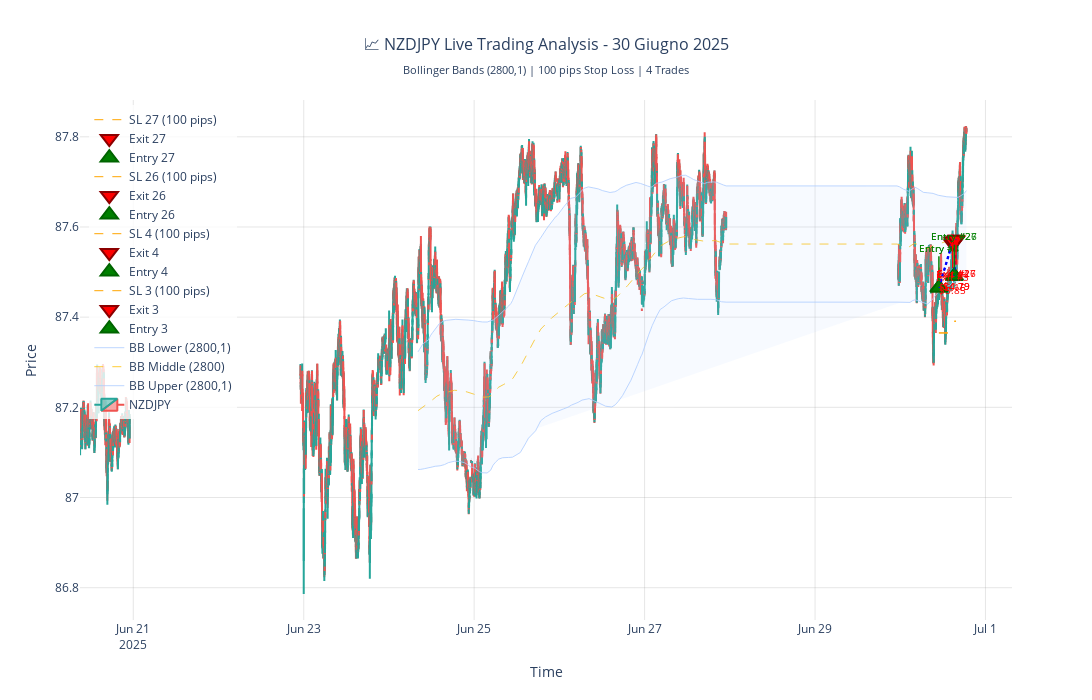

Write notebook code for a chart like this one.
### Code cell
# Creo il grafico interattivo completo
fig = go.Figure()

# 1. Candlestick chart
fig.add_trace(go.Candlestick(
    x=df_bars['datetime'],
    open=df_bars['open'],
    high=df_bars['high'],
    low=df_bars['low'],
    close=df_bars['close'],
    name='NZDJPY',
    increasing_line_color='#26a69a',
    decreasing_line_color='#ef5350'
))

# 2. Bande di Bollinger (solo dove sono valide)
valid_bb = df_bars.dropna(subset=['bb_middle'])

if len(valid_bb) > 0:
    # Banda superiore
    fig.add_trace(go.Scatter(
        x=valid_bb['datetime'],
        y=valid_bb['bb_upper'],
        mode='lines',
        name='BB Upper (2800,1)',
        line=dict(color='rgba(173, 204, 255, 0.8)', width=1),
        hovertemplate='BB Upper: %{y:.5f}<extra></extra>'
    ))
    
    # Banda centrale (media mobile)
    fig.add_trace(go.Scatter(
        x=valid_bb['datetime'],
        y=valid_bb['bb_middle'],
        mode='lines',
        name='BB Middle (2800)',
        line=dict(color='rgba(255, 193, 7, 0.8)', width=1, dash='dash'),
        hovertemplate='BB Middle: %{y:.5f}<extra></extra>'
    ))
    
    # Banda inferiore
    fig.add_trace(go.Scatter(
        x=valid_bb['datetime'],
        y=valid_bb['bb_lower'],
        mode='lines',
        name='BB Lower (2800,1)',
        line=dict(color='rgba(173, 204, 255, 0.8)', width=1),
        hovertemplate='BB Lower: %{y:.5f}<extra></extra>'
    ))
    
    # Area tra le bande
    fig.add_trace(go.Scatter(
        x=valid_bb['datetime'].tolist() + valid_bb['datetime'].tolist()[::-1],
        y=valid_bb['bb_upper'].tolist() + valid_bb['bb_lower'].tolist()[::-1],
        fill='tonexty',
        fillcolor='rgba(173, 204, 255, 0.1)',
        line=dict(color='rgba(255,255,255,0)'),
        name='BB Band',
        showlegend=False,
        hoverinfo='skip'
    ))

# 3. Punti di entrata (BUY)
for idx, row in df_nzdjpy.iterrows():
    fig.add_trace(go.Scatter(
        x=[row['entry_time']],
        y=[row['Price']],
        mode='markers',
        name=f'Entry {idx}',
        marker=dict(
            symbol='triangle-up',
            size=15,
            color='green',
            line=dict(width=2, color='darkgreen')
        ),
        hovertemplate=f'<b>ENTRY {idx}</b><br>' +
                     f'Time: %{{x}}<br>' +
                     f'Price: %{{y:.5f}}<br>' +
                     f'Type: BUY<br>' +
                     f'Volume: {row["Volume"]} lots<extra></extra>'
    ))
    
    # 4. Punti di uscita
    fig.add_trace(go.Scatter(
        x=[row['exit_time']],
        y=[row['Price.1']],
        mode='markers',
        name=f'Exit {idx}',
        marker=dict(
            symbol='triangle-down',
            size=15,
            color='red',
            line=dict(width=2, color='darkred')
        ),
        hovertemplate=f'<b>EXIT {idx}</b><br>' +
                     f'Time: %{{x}}<br>' +
                     f'Price: %{{y:.5f}}<br>' +
                     f'Profit: ${row["Profit"]:.2f}<extra></extra>'
    ))
    
    # 5. Linea di connessione entry-exit
    fig.add_trace(go.Scatter(
        x=[row['entry_time'], row['exit_time']],
        y=[row['Price'], row['Price.1']],
        mode='lines',
        name=f'Trade {idx}',
        line=dict(
            color='blue' if row['Profit'] > 0 else 'red',
            width=2,
            dash='dot'
        ),
        hoverinfo='skip',
        showlegend=False
    ))
    
    # 6. Stop Loss line (100 pips)
    fig.add_trace(go.Scatter(
        x=[row['entry_time'], row['exit_time']],
        y=[row['calculated_sl'], row['calculated_sl']],
        mode='lines',
        name=f'SL {idx} (100 pips)',
        line=dict(
            color='orange',
            width=1,
            dash='dash'
        ),
        hovertemplate=f'<b>STOP LOSS {idx}</b><br>' +
                     f'Level: %{{y:.5f}}<br>' +
                     f'Distance: 100 pips<extra></extra>'
    ))

# Layout del grafico
fig.update_layout(
    title={
        'text': '📈 NZDJPY Live Trading Analysis - 30 Giugno 2025<br>' +
                '<sub>Bollinger Bands (2800,1) | 100 pips Stop Loss | 4 Trades</sub>',
        'x': 0.5,
        'font': {'size': 16}
    },
    xaxis_title='Time',
    yaxis_title='Price',
    xaxis=dict(
        type='date',
        rangeslider=dict(visible=False),
        showgrid=True,
        gridcolor='rgba(128,128,128,0.2)'
    ),
    yaxis=dict(
        showgrid=True,
        gridcolor='rgba(128,128,128,0.2)',
        fixedrange=False
    ),
    template='plotly_white',
    hovermode='x unified',
    width=1200,
    height=700,
    showlegend=True,
    legend=dict(
        yanchor="top",
        y=0.99,
        xanchor="left",
        x=0.01,
        bgcolor="rgba(255,255,255,0.8)"
    )
)

# Aggiungo annotazioni per i trade
annotations = []
for idx, row in df_nzdjpy.iterrows():
    # Annotazione per entry
    annotations.append(dict(
        x=row['entry_time'],
        y=row['Price'],
        text=f"Entry #{idx}",
        showarrow=True,
        arrowhead=2,
        arrowcolor="green",
        ax=0,
        ay=-40,
        font=dict(color="green", size=10)
    ))
    
    # Annotazione per exit con profit
    annotations.append(dict(
        x=row['exit_time'],
        y=row['Price.1'],
        text=f"Exit #{idx}<br>${row['Profit']:.2f}",
        showarrow=True,
        arrowhead=2,
        arrowcolor="red",
        ax=0,
        ay=40,
        font=dict(color="red", size=10)
    ))

fig.update_layout(annotations=annotations)

# Mostro il grafico
fig.show()

print("🎯 GRAFICO INTERATTIVO COMPLETATO!")
print("📊 Elementi visualizzati:")
print("   ✅ Candlestick NZDJPY")
print("   ✅ Bande di Bollinger (2800, 1)")
print("   ✅ 4 Trade entries (triangoli verdi)")
print("   ✅ 4 Trade exits (triangoli rossi)")
print("   ✅ Linee di connessione trade")
print("   ✅ Stop Loss levels (100 pips)")
print("   ✅ Annotazioni con profitti")

### Figure 1 — Plotly figure (JSON) as saved in the notebook; plotly's stock layout.template omitted (floating-point values rounded to 4 significant figures; data arrays with more than 128 entries replaced by an {"elided": "..."} marker saying what was removed)
{"data": [{"close": {"elided": "9084 float values"}, "decreasing": {"line": {"color": "#ef5350"}}, "high": {"elided": "9084 float values"}, "increasing": {"line": {"color": "#26a69a"}}, "low": {"elided": "9084 float values"}, "name": "NZDJPY", "open": {"elided": "9084 float values"}, "type": "candlestick", "x": {"elided": "9084 str values"}}, {"hovertemplate": "BB Upper: %{y:.5f}<extra></extra>", "line": {"color": "rgba(173, 204, 255, 0.8)", "width": 1}, "mode": "lines", "name": "BB Upper (2800,1)", "type": "scatter", "x": {"elided": "6285 str values"}, "y": {"elided": "6285 float values"}}, {"hovertemplate": "BB Middle: %{y:.5f}<extra></extra>", "line": {"color": "rgba(255, 193, 7, 0.8)", "dash": "dash", "width": 1}, "mode": "lines", "name": "BB Middle (2800)", "type": "scatter", "x": {"elided": "6285 str values"}, "y": {"elided": "6285 float values"}}, {"hovertemplate": "BB Lower: %{y:.5f}<extra></extra>", "line": {"color": "rgba(173, 204, 255, 0.8)", "width": 1}, "mode": "lines", "name": "BB Lower (2800,1)", "type": "scatter", "x": {"elided": "6285 str values"}, "y": {"elided": "6285 float values"}}, {"fill": "tonexty", "fillcolor": "rgba(173, 204, 255, 0.1)", "hoverinfo": "skip", "line": {"color": "rgba(255,255,255,0)"}, "name": "BB Band", "showlegend": false, "type": "scatter", "x": {"elided": "12570 str values"}, "y": {"elided": "12570 float values"}}, {"hovertemplate": "<b>ENTRY 3</b><br>Time: %{x}<br>Price: %{y:.5f}<br>Type: BUY<br>Volume: 0.1 lots<extra></extra>", "marker": {"color": "green", "line": {"color": "darkgreen", "width": 2}, "size": 15, "symbol": "triangle-up"}, "mode": "markers", "name": "Entry 3", "type": "scatter", "x": ["2025-06-30T10:53:00"], "y": [87.47]}, {"hovertemplate": "<b>EXIT 3</b><br>Time: %{x}<br>Price: %{y:.5f}<br>Profit: $5.85<extra></extra>", "marker": {"color": "red", "line": {"color": "darkred", "width": 2}, "size": 15, "symbol": "triangle-down"}, "mode": "markers", "name": "Exit 3", "type": "scatter", "x": ["2025-06-30T14:42:55"], "y": [87.56]}, {"hoverinfo": "skip", "line": {"color": "blue", "dash": "dot", "width": 2}, "mode": "lines", "name": "Trade 3", "showlegend": false, "type": "scatter", "x": ["2025-06-30T10:53:00", "2025-06-30T14:42:55"], "y": [87.47, 87.56]}, {"hovertemplate": "<b>STOP LOSS 3</b><br>Level: %{y:.5f}<br>Distance: 100 pips<extra></extra>", "line": {"color": "orange", "dash": "dash", "width": 1}, "mode": "lines", "name": "SL 3 (100 pips)", "type": "scatter", "x": ["2025-06-30T10:53:00", "2025-06-30T14:42:55"], "y": [87.37, 87.37]}, {"hovertemplate": "<b>ENTRY 4</b><br>Time: %{x}<br>Price: %{y:.5f}<br>Type: BUY<br>Volume: 0.1 lots<extra></extra>", "marker": {"color": "green", "line": {"color": "darkgreen", "width": 2}, "size": 15, "symbol": "triangle-up"}, "mode": "markers", "name": "Entry 4", "type": "scatter", "x": ["2025-06-30T10:53:00"], "y": [87.47]}, {"hovertemplate": "<b>EXIT 4</b><br>Time: %{x}<br>Price: %{y:.5f}<br>Profit: $6.15<extra></extra>", "marker": {"color": "red", "line": {"color": "darkred", "width": 2}, "size": 15, "symbol": "triangle-down"}, "mode": "markers", "name": "Exit 4", "type": "scatter", "x": ["2025-06-30T14:42:59"], "y": [87.57]}, {"hoverinfo": "skip", "line": {"color": "blue", "dash": "dot", "width": 2}, "mode": "lines", "name": "Trade 4", "showlegend": false, "type": "scatter", "x": ["2025-06-30T10:53:00", "2025-06-30T14:42:59"], "y": [87.47, 87.57]}, {"hovertemplate": "<b>STOP LOSS 4</b><br>Level: %{y:.5f}<br>Distance: 100 pips<extra></extra>", "line": {"color": "orange", "dash": "dash", "width": 1}, "mode": "lines", "name": "SL 4 (100 pips)", "type": "scatter", "x": ["2025-06-30T10:53:00", "2025-06-30T14:42:59"], "y": [87.37, 87.37]}, {"hovertemplate": "<b>ENTRY 26</b><br>Time: %{x}<br>Price: %{y:.5f}<br>Type: BUY<br>Volume: 0.1 lots<extra></extra>", "marker": {"color": "green", "line": {"color": "darkgreen", "width": 2}, "size": 15, "symbol": "triangle-up"}, "mode": "markers", "name": "Entry 26", "type": "scatter", "x": ["2025-06-30T15:13:00"], "y": [87.49]}, {"hovertemplate": "<b>EXIT 26</b><br>Time: %{x}<br>Price: %{y:.5f}<br>Profit: $4.79<extra></extra>", "marker": {"color": "red", "line": {"color": "darkred", "width": 2}, "size": 15, "symbol": "triangle-down"}, "mode": "markers", "name": "Exit 26", "type": "scatter", "x": ["2025-06-30T15:42:19"], "y": [87.57]}, {"hoverinfo": "skip", "line": {"color": "blue", "dash": "dot", "width": 2}, "mode": "lines", "name": "Trade 26", "showlegend": false, "type": "scatter", "x": ["2025-06-30T15:13:00", "2025-06-30T15:42:19"], "y": [87.49, 87.57]}, {"hovertemplate": "<b>STOP LOSS 26</b><br>Level: %{y:.5f}<br>Distance: 100 pips<extra></extra>", "line": {"color": "orange", "dash": "dash", "width": 1}, "mode": "lines", "name": "SL 26 (100 pips)", "type": "scatter", "x": ["2025-06-30T15:13:00", "2025-06-30T15:42:19"], "y": [87.39, 87.39]}, {"hovertemplate": "<b>ENTRY 27</b><br>Time: %{x}<br>Price: %{y:.5f}<br>Type: BUY<br>Volume: 0.1 lots<extra></extra>", "marker": {"color": "green", "line": {"color": "darkgreen", "width": 2}, "size": 15, "symbol": "triangle-up"}, "mode": "markers", "name": "Entry 27", "type": "scatter", "x": ["2025-06-30T15:13:00"], "y": [87.49]}, {"hovertemplate": "<b>EXIT 27</b><br>Time: %{x}<br>Price: %{y:.5f}<br>Profit: $4.79<extra></extra>", "marker": {"color": "red", "line": {"color": "darkred", "width": 2}, "size": 15, "symbol": "triangle-down"}, "mode": "markers", "name": "Exit 27", "type": "scatter", "x": ["2025-06-30T15:42:19"], "y": [87.57]}, {"hoverinfo": "skip", "line": {"color": "blue", "dash": "dot", "width": 2}, "mode": "lines", "name": "Trade 27", "showlegend": false, "type": "scatter", "x": ["2025-06-30T15:13:00", "2025-06-30T15:42:19"], "y": [87.49, 87.57]}, {"hovertemplate": "<b>STOP LOSS 27</b><br>Level: %{y:.5f}<br>Distance: 100 pips<extra></extra>", "line": {"color": "orange", "dash": "dash", "width": 1}, "mode": "lines", "name": "SL 27 (100 pips)", "type": "scatter", "x": ["2025-06-30T15:13:00", "2025-06-30T15:42:19"], "y": [87.39, 87.39]}], "layout": {"annotations": [{"arrowcolor": "green", "arrowhead": 2, "ax": 0, "ay": -40, "font": {"color": "green", "size": 10}, "showarrow": true, "text": "Entry #3", "x": "2025-06-30T10:53:00", "y": 87.47}, {"arrowcolor": "red", "arrowhead": 2, "ax": 0, "ay": 40, "font": {"color": "red", "size": 10}, "showarrow": true, "text": "Exit #3<br>$5.85", "x": "2025-06-30T14:42:55", "y": 87.56}, {"arrowcolor": "green", "arrowhead": 2, "ax": 0, "ay": -40, "font": {"color": "green", "size": 10}, "showarrow": true, "text": "Entry #4", "x": "2025-06-30T10:53:00", "y": 87.47}, {"arrowcolor": "red", "arrowhead": 2, "ax": 0, "ay": 40, "font": {"color": "red", "size": 10}, "showarrow": true, "text": "Exit #4<br>$6.15", "x": "2025-06-30T14:42:59", "y": 87.57}, {"arrowcolor": "green", "arrowhead": 2, "ax": 0, "ay": -40, "font": {"color": "green", "size": 10}, "showarrow": true, "text": "Entry #26", "x": "2025-06-30T15:13:00", "y": 87.49}, {"arrowcolor": "red", "arrowhead": 2, "ax": 0, "ay": 40, "font": {"color": "red", "size": 10}, "showarrow": true, "text": "Exit #26<br>$4.79", "x": "2025-06-30T15:42:19", "y": 87.57}, {"arrowcolor": "green", "arrowhead": 2, "ax": 0, "ay": -40, "font": {"color": "green", "size": 10}, "showarrow": true, "text": "Entry #27", "x": "2025-06-30T15:13:00", "y": 87.49}, {"arrowcolor": "red", "arrowhead": 2, "ax": 0, "ay": 40, "font": {"color": "red", "size": 10}, "showarrow": true, "text": "Exit #27<br>$4.79", "x": "2025-06-30T15:42:19", "y": 87.57}], "height": 700, "hovermode": "x unified", "legend": {"bgcolor": "rgba(255,255,255,0.8)", "x": 0.01, "xanchor": "left", "y": 0.99, "yanchor": "top"}, "showlegend": true, "title": {"font": {"size": 16}, "text": "📈 NZDJPY Live Trading Analysis - 30 Giugno 2025<br><sub>Bollinger Bands (2800,1) | 100 pips Stop Loss | 4 Trades</sub>", "x": 0.5}, "width": 1200, "xaxis": {"gridcolor": "rgba(128,128,128,0.2)", "rangeslider": {"visible": false}, "showgrid": true, "title": {"text": "Time"}, "type": "date"}, "yaxis": {"fixedrange": false, "gridcolor": "rgba(128,128,128,0.2)", "showgrid": true, "title": {"text": "Price"}}}}
